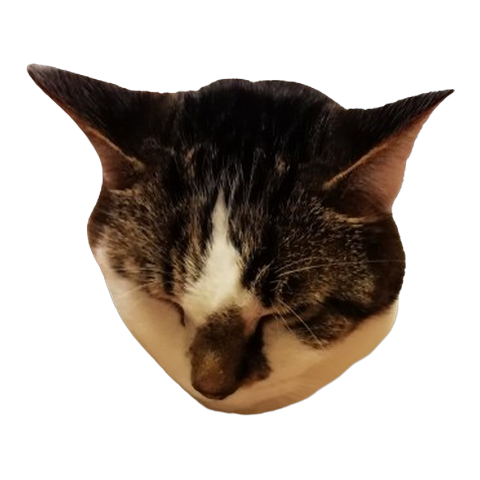
#> input picture poupi/chat-gros-couic.png, 480 x 480 px, given in place of 354275299_3126038361031746_3952694071862517425_n.jpg, which was not available
$ python make_medallions_batch2.py
#> lines starting #> are read from the running program, lines starting #| are printed output that depends on the picture; after the words box and inside, x2 and y2 are one past the last pixel; in counts of white or black regions, pixels touching at a corner belong together; pictures that were not available may be replaced by others from this repository, and a replacement may not be noted
from PIL import Image, ImageDraw

SRC_DIR = "/mnt/user-data/uploads/Downloads"
OUT_DIR = "/root/semi-poupi/assets/poupi"
RING_COLOR = (63, 177, 236, 255)
RING_WIDTH = 10
SIZE = 400

def make_medallion(src_path, crop_box, out_name):
#> called with crop_box = (100, 330, 1000, 1230), out_name = 'poupi-cone.png'
    im = Image.open(src_path).convert("RGB")
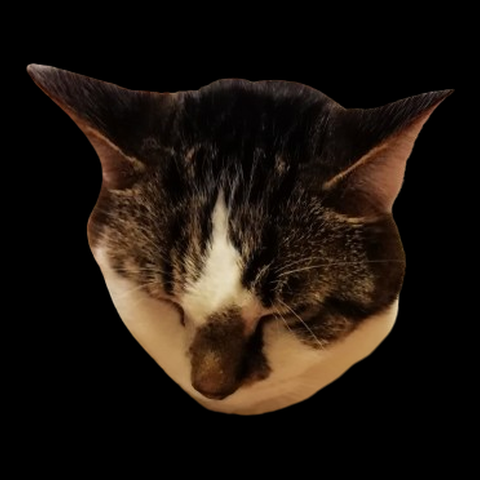
#> im: PIL image 480x480 RGB; mean R, G, B 27.9, 19.8, 13.3
    result = Image.new("RGBA", (SIZE, SIZE), (0, 0, 0, 0))
#> result: PIL image 400x400 RGBA; every value is 0

    mask_outer = Image.new("L", (SIZE, SIZE), 0)
#> mask_outer: PIL image 400x400 L; every value is 0
    ImageDraw.Draw(mask_outer).ellipse((0, 0, SIZE - 1, SIZE - 1), fill=255)
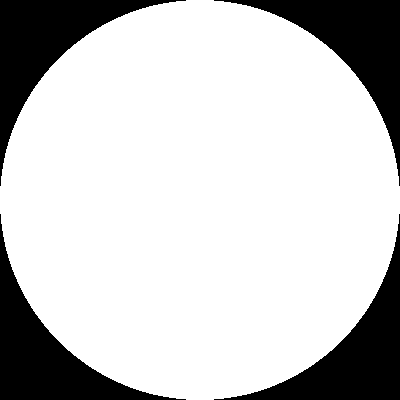
#> mask_outer: PIL image 400x400 L; 78.5% white; 4 black regions, box (x1, y1, x2, y2) and area: (0, 0, 186, 186) 8595, (214, 0, 400, 186) 8595, (0, 214, 186, 400) 8595, (214, 214, 400, 400) 8595
    ring_layer = Image.new("RGBA", (SIZE, SIZE), (0, 0, 0, 0))
    ImageDraw.Draw(ring_layer).ellipse((0, 0, SIZE - 1, SIZE - 1), fill=RING_COLOR)
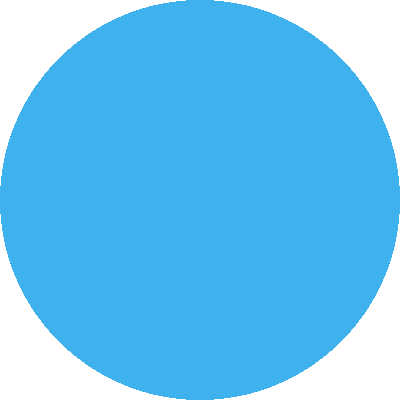
#> ring_layer: PIL image 400x400 RGBA; mean R, G, B, A 49.5, 139, 185.3, 200.2; transparent parts drawn white
    result = Image.composite(ring_layer, result, mask_outer)

    inner = SIZE - RING_WIDTH * 2
    photo = im.crop(crop_box).resize((inner, inner), Image.LANCZOS)
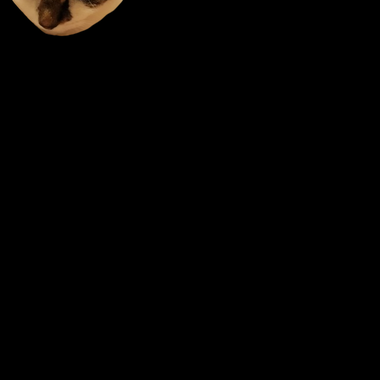
#> photo: PIL image 380x380 RGB; mean R, G, B 2.3, 1.6, 1
    mask_inner = Image.new("L", (SIZE, SIZE), 0)
    ImageDraw.Draw(mask_inner).ellipse(
        (RING_WIDTH, RING_WIDTH, SIZE - RING_WIDTH - 1, SIZE - RING_WIDTH - 1), fill=255
    )
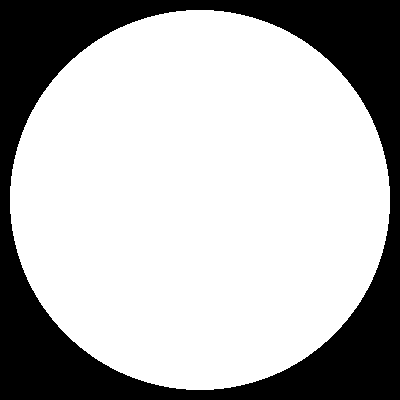
#> mask_inner: PIL image 400x400 L; 70.9% white; 1 black region, box (x1, y1, x2, y2) and area: (0, 0, 400, 400) 46624
    photo_layer = Image.new("RGBA", (SIZE, SIZE), (0, 0, 0, 0))
    photo_layer.paste(photo, (RING_WIDTH, RING_WIDTH))
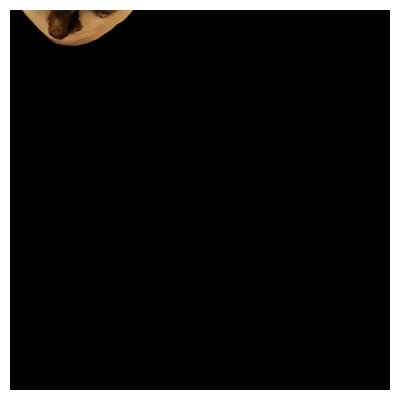
#> photo_layer: PIL image 400x400 RGBA; mean R, G, B, A 2.1, 1.5, 0.9, 230.1; transparent parts drawn white
    result = Image.composite(photo_layer, result, mask_inner)
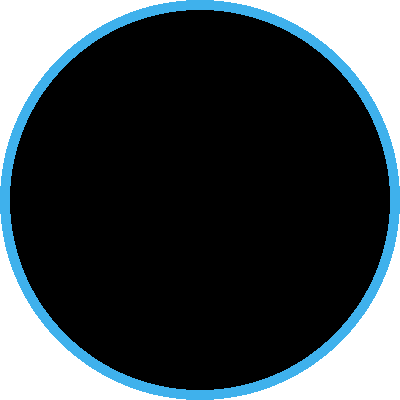
#> result: PIL image 400x400 RGBA; mean R, G, B, A 4.8, 13.5, 18.1, 200.2; transparent parts drawn white

    out_path = f"{OUT_DIR}/{out_name}"
    result.save(out_path)
    print("saved", out_path)

jobs = [
    ("354275299_3126038361031746_3952694071862517425_n.jpg", (69, 0, 491, 422 if False else 1170), "poupi-cone.png"),
]

jobs = [
    ("354275299_3126038361031746_3952694071862517425_n.jpg", (100, 330, 1000, 1230), "poupi-cone.png"),
    ("358930196_1352461145340683_5064788130834649230_n.jpg", (170, 850, 850, 1530), "poupi-backpack.png"),
    ("366361862_247281781018110_4505628909327137120_n.jpg", (69, 0, 491, 422), "poupi-closeup-blur.png"),
    ("367957348_726290129311346_8146890023031884291_n.jpg", (380, 290, 750, 660), "poupi-rocks.png"),
    ("367980785_849848069515448_222131207093041869_n.jpg", (150, 110, 650, 610), "poupi-glasses.png"),
    ("581980156_840478021926089_2391717353361375624_n.jpg", (521, 285, 1281, 1045), "chat-bengal-towels.png"),
    ("485448591_1185319666619181_2237276900746229966_n.jpg", (0, 150, 1530, 1680), "chat-bengal-closeup.png"),
]

for fname, box, out in jobs:
    make_medallion(f"{SRC_DIR}/{fname}", box, out)
#> pass 2 of the loop `for fname, box, out in jobs:`:
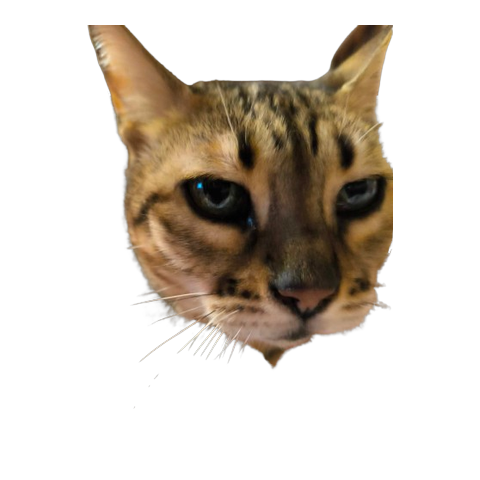
#> input picture poupi/chat-maman-chaaaat.png, 480 x 480 px, given in place of 358930196_1352461145340683_5064788130834649230_n.jpg, which was not available
#> in make_medallion (call 2), `im = Image.open(src_path).convert("RGB")`:
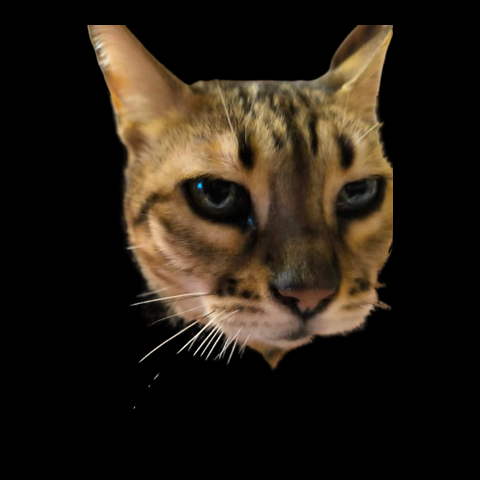
#> im: PIL image 480x480 RGB; mean R, G, B 37.2, 29.1, 19.4
#> photo: PIL image 380x380 RGB; every value is 0
#> in make_medallion (call 2), `result = Image.composite(photo_layer, result, mask_inner)`:
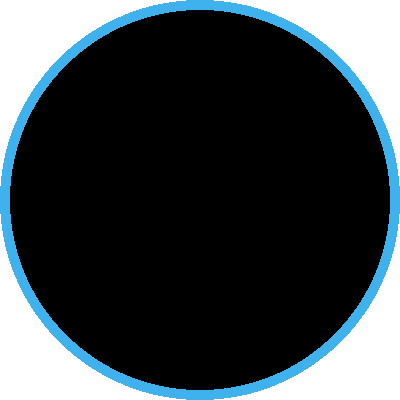
#> result: PIL image 400x400 RGBA; mean R, G, B, A 4.8, 13.5, 18.1, 200.2; transparent parts drawn white
#> (the run stopped early here; a loop or call above may not have finished)
